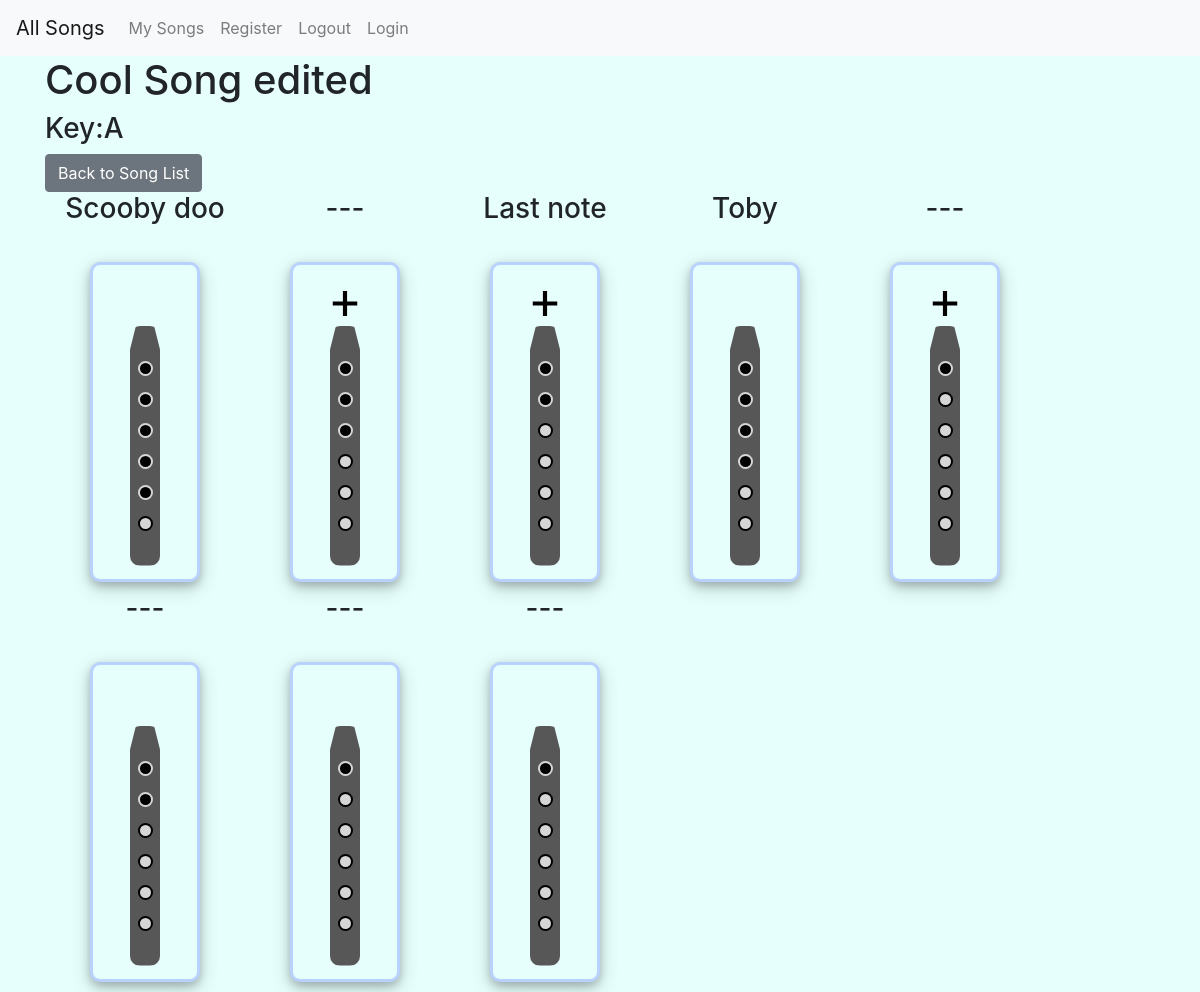
The app's page /song_detail/5/, older data.
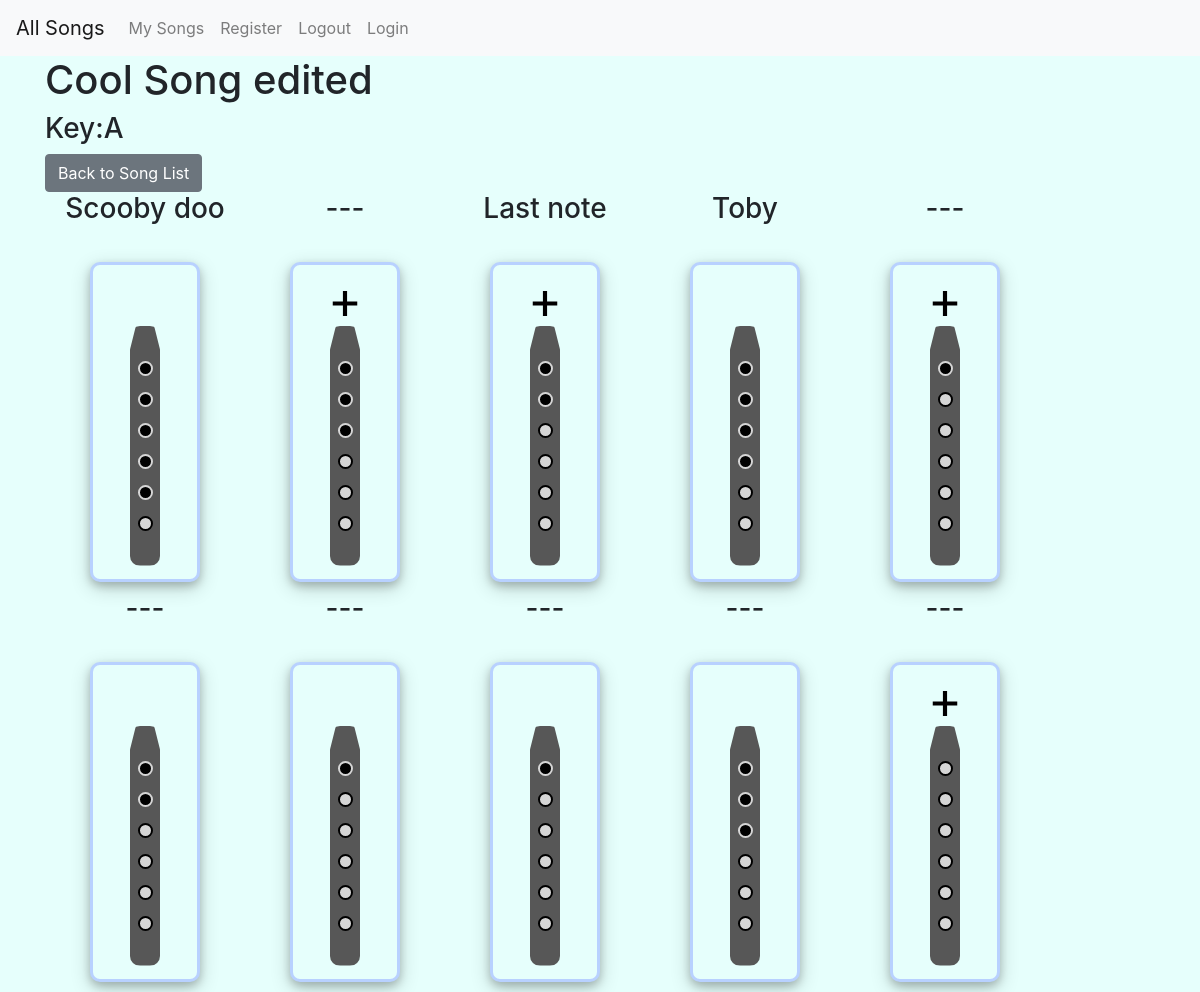
The same page, newer data.
### tabs/models.py (models this page shows, shortened)
class Notes(models.Model):
    upper_octave = models.BooleanField(default=False)
    comment = models.CharField(max_length=50)
    hole_1 = models.BooleanField(default=False)
    hole_2 = models.BooleanField(default=False)
    hole_3 = models.BooleanField(default=False)
    hole_4 = models.BooleanField(default=False)
    hole_5 = models.BooleanField(default=False)
    hole_6 = models.BooleanField(default=False)
    song = models.ForeignKey(Song, on_delete=models.SET_NULL, null=True)

### tabs/views.py (the view)
# urls.py: path('song_detail/<int:pk>/', views.song_detail, name="detail"),
def song_detail(request, pk):
    current_user = request.user
    song = Song.objects.get(id=pk)
    notes = song.notes_set.all()
    context = {'notes': notes, 'song': song, 'current_user': current_user}
    return render(request, 'tabs/song_detail.html', context)

### tabs/templates/tabs/song_detail.html (shortened to what this page needs)
{% extends "tabs/base.html" %}
{% block body_block %}
    <h1>{{ song.name }}</h1>
    <h3>Key:{{ song.key }}</h3>
    <a class = 'btn btn-secondary' href="/">Back to Song List</a>
<div class="container">
    <div class="row align-items-start">
    {% for note in notes %}
            <div class ="outer_container">
                <div class = "comment">
                    <h3>{{ note.comment }}</h3>
                </div>
                <div class = "inner_container">
                    {% if note.upper_octave == True %}
                        <div class="octave_container">
                    <svg class = "octave on" xmlns="http://www.w3.org/2000/svg" width="25" height="25" viewBox="0 0 24 24"><path d="M24 10h-10v-10h-4v10h-10v4h10v10h4v-10h10z"/></svg>
                   </div>
                    {% else %}
                        <div class="octave_container">
                    <svg class = "octave" xmlns="http://www.w3.org/2000/svg" width="25" height="25" viewBox="0 0 24 24"><path d="M24 10h-10v-10h-4v10h-10v4h10v10h4v-10h10z"/></svg>
                   </div>
                    {% endif %}
                  <div class = "whistle_body">
                    <div class = "hole_container">
                        {% if note.hole_1 == True %}
                            <div class = "hole on"></div>
                        {% else %}
                            <div class = "hole"></div>
                        {% endif %}
                        {% if note.hole_2 == True %}
                            <div class = "hole on"></div>
                        {% else %}
                            <div class = "hole"></div>
                        {% endif %}
                        {% if note.hole_3 == True %}
                            <div class = "hole on"></div>
                        {% else %}
                            <div class = "hole"></div>
                        {% endif %}
                        {% if note.hole_4 == True %}
                            <div class = "hole on"></div>
                        {% else %}
                            <div class = "hole"></div>
                        {% endif %}
                        {% if note.hole_5 == True %}
                            <div class = "hole on"></div>
                        {% else %}
                            <div class = "hole"></div>
                        {% endif %}
                        {% if note.hole_6 == True %}
                            <div class = "hole on"></div>
                        {% else %}
                            <div class = "hole"></div>
                        {% endif %}
                    </div>
                  </div>
                </div>
            </div>
    {% endfor %}
    </div>
</div>
{% endblock %}

Row changes from the older to the newer data that the page shows:
added Notes: comment "---", upper_octave False (drawn), hole_1 True (drawn), hole_2 True (drawn), hole_3 True (drawn), hole_4 False (drawn), hole_5 False (drawn), hole_6 False (drawn)
added Notes: comment "---", upper_octave True (drawn), hole_1 False (drawn), hole_2 False (drawn), hole_3 False (drawn), hole_4 False (drawn), hole_5 False (drawn), hole_6 False (drawn)
